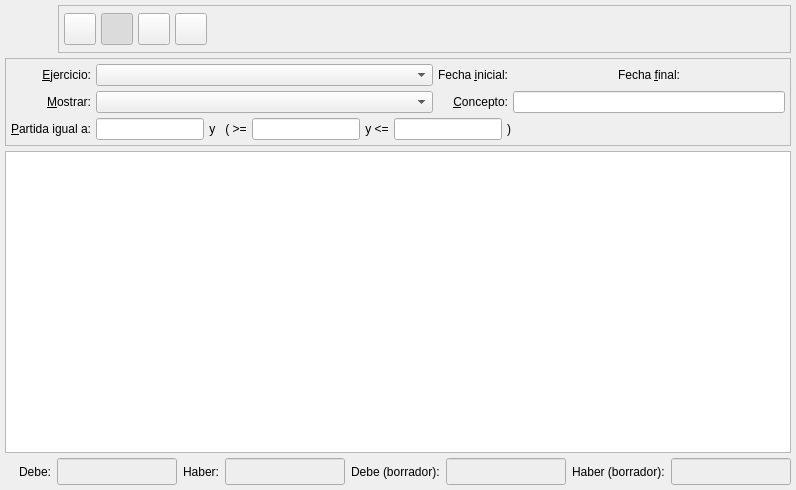
<?xml version="1.0" encoding="UTF-8"?>
<ui version="4.0">
 <class>BcAsientoListBase</class>
 <widget class="QWidget" name="BcAsientoListBase">
  <property name="geometry">
   <rect>
    <x>0</x>
    <y>0</y>
    <width>796</width>
    <height>490</height>
   </rect>
  </property>
  <property name="windowTitle">
   <string>Listado de asientos</string>
  </property>
  <property name="windowIcon">
   <iconset resource="../../../bulmages.qrc">
    <normaloff>:/Images/book-list.png</normaloff>:/Images/book-list.png</iconset>
  </property>
  <layout class="QGridLayout">
   <property name="margin">
    <number>5</number>
   </property>
   <property name="spacing">
    <number>5</number>
   </property>
   <item row="1" column="0">
    <widget class="QFrame" name="frame">
     <property name="frameShape">
      <enum>QFrame::StyledPanel</enum>
     </property>
     <property name="frameShadow">
      <enum>QFrame::Raised</enum>
     </property>
     <layout class="QGridLayout">
      <property name="margin">
       <number>5</number>
      </property>
      <property name="spacing">
       <number>5</number>
      </property>
      <item row="1" column="0">
       <widget class="QLabel" name="textLabel1_2">
        <property name="text">
         <string>&amp;Mostrar:</string>
        </property>
        <property name="alignment">
         <set>Qt::AlignRight|Qt::AlignTrailing|Qt::AlignVCenter</set>
        </property>
        <property name="buddy">
         <cstring>mui_mostrar</cstring>
        </property>
       </widget>
      </item>
      <item row="1" column="1">
       <widget class="QComboBox" name="mui_mostrar">
        <property name="sizePolicy">
         <sizepolicy hsizetype="Expanding" vsizetype="Fixed">
          <horstretch>0</horstretch>
          <verstretch>0</verstretch>
         </sizepolicy>
        </property>
        <property name="minimumSize">
         <size>
          <width>100</width>
          <height>0</height>
         </size>
        </property>
        <property name="focusPolicy">
         <enum>Qt::StrongFocus</enum>
        </property>
       </widget>
      </item>
      <item row="0" column="0">
       <widget class="QLabel" name="textLabel1">
        <property name="text">
         <string>&amp;Ejercicio:</string>
        </property>
        <property name="alignment">
         <set>Qt::AlignRight|Qt::AlignTrailing|Qt::AlignVCenter</set>
        </property>
        <property name="buddy">
         <cstring>mui_mostrar</cstring>
        </property>
       </widget>
      </item>
      <item row="0" column="1">
       <widget class="QComboBox" name="mui_ejercicio">
        <property name="sizePolicy">
         <sizepolicy hsizetype="Expanding" vsizetype="Fixed">
          <horstretch>0</horstretch>
          <verstretch>0</verstretch>
         </sizepolicy>
        </property>
        <property name="minimumSize">
         <size>
          <width>100</width>
          <height>0</height>
         </size>
        </property>
        <property name="focusPolicy">
         <enum>Qt::StrongFocus</enum>
        </property>
       </widget>
      </item>
      <item row="1" column="2">
       <widget class="QLabel" name="TextLabel2">
        <property name="text">
         <string>&amp;Concepto:</string>
        </property>
        <property name="alignment">
         <set>Qt::AlignRight|Qt::AlignTrailing|Qt::AlignVCenter</set>
        </property>
        <property name="buddy">
         <cstring>mui_nombreasiento</cstring>
        </property>
       </widget>
      </item>
      <item row="0" column="2">
       <widget class="QLabel" name="label_4">
        <property name="text">
         <string>Fecha &amp;inicial:</string>
        </property>
        <property name="alignment">
         <set>Qt::AlignRight|Qt::AlignTrailing|Qt::AlignVCenter</set>
        </property>
        <property name="buddy">
         <cstring>mui_fechaInicial</cstring>
        </property>
       </widget>
      </item>
      <item row="1" column="3" colspan="3">
       <widget class="QLineEdit" name="mui_nombreasiento"/>
      </item>
      <item row="0" column="4">
       <widget class="QLabel" name="label_5">
        <property name="sizePolicy">
         <sizepolicy hsizetype="Preferred" vsizetype="Preferred">
          <horstretch>0</horstretch>
          <verstretch>0</verstretch>
         </sizepolicy>
        </property>
        <property name="text">
         <string>Fecha &amp;final:</string>
        </property>
        <property name="alignment">
         <set>Qt::AlignRight|Qt::AlignTrailing|Qt::AlignVCenter</set>
        </property>
        <property name="buddy">
         <cstring>mui_fechaFinal</cstring>
        </property>
       </widget>
      </item>
      <item row="2" column="0">
       <widget class="QLabel" name="TextLabel2_2">
        <property name="text">
         <string>&amp;Partida igual a:</string>
        </property>
        <property name="alignment">
         <set>Qt::AlignRight|Qt::AlignTrailing|Qt::AlignVCenter</set>
        </property>
        <property name="buddy">
         <cstring>mui_saldoasiento</cstring>
        </property>
       </widget>
      </item>
      <item row="0" column="3">
       <widget class="BlDateSearch" name="mui_fechaInicial">
        <property name="minimumSize">
         <size>
          <width>100</width>
          <height>0</height>
         </size>
        </property>
       </widget>
      </item>
      <item row="0" column="5">
       <widget class="BlDateSearch" name="mui_fechaFinal">
        <property name="minimumSize">
         <size>
          <width>100</width>
          <height>0</height>
         </size>
        </property>
       </widget>
      </item>
      <item row="2" column="1" colspan="5">
       <layout class="QHBoxLayout">
        <property name="spacing">
         <number>5</number>
        </property>
        <property name="margin">
         <number>0</number>
        </property>
        <item>
         <widget class="QLineEdit" name="mui_saldoasiento">
          <property name="sizePolicy">
           <sizepolicy hsizetype="Preferred" vsizetype="Fixed">
            <horstretch>0</horstretch>
            <verstretch>0</verstretch>
           </sizepolicy>
          </property>
          <property name="alignment">
           <set>Qt::AlignRight</set>
          </property>
         </widget>
        </item>
        <item>
         <widget class="QLabel" name="TextLabel2_2_3">
          <property name="sizePolicy">
           <sizepolicy hsizetype="Preferred" vsizetype="Preferred">
            <horstretch>0</horstretch>
            <verstretch>0</verstretch>
           </sizepolicy>
          </property>
          <property name="text">
           <string>y   ( &gt;=</string>
          </property>
          <property name="alignment">
           <set>Qt::AlignCenter</set>
          </property>
          <property name="buddy">
           <cstring>mui_mayoroigual</cstring>
          </property>
         </widget>
        </item>
        <item>
         <widget class="QLineEdit" name="mui_mayoroigual">
          <property name="sizePolicy">
           <sizepolicy hsizetype="Preferred" vsizetype="Fixed">
            <horstretch>0</horstretch>
            <verstretch>0</verstretch>
           </sizepolicy>
          </property>
          <property name="alignment">
           <set>Qt::AlignRight</set>
          </property>
         </widget>
        </item>
        <item>
         <widget class="QLabel" name="TextLabel2_2_2">
          <property name="text">
           <string>y &lt;=</string>
          </property>
          <property name="alignment">
           <set>Qt::AlignCenter</set>
          </property>
          <property name="buddy">
           <cstring>mui_menoroigual</cstring>
          </property>
         </widget>
        </item>
        <item>
         <widget class="QLineEdit" name="mui_menoroigual">
          <property name="sizePolicy">
           <sizepolicy hsizetype="Preferred" vsizetype="Fixed">
            <horstretch>0</horstretch>
            <verstretch>0</verstretch>
           </sizepolicy>
          </property>
          <property name="alignment">
           <set>Qt::AlignRight</set>
          </property>
         </widget>
        </item>
        <item>
         <widget class="QLabel" name="TextLabel2_2_4">
          <property name="text">
           <string>)</string>
          </property>
          <property name="alignment">
           <set>Qt::AlignLeading|Qt::AlignLeft|Qt::AlignVCenter</set>
          </property>
         </widget>
        </item>
        <item>
         <spacer>
          <property name="orientation">
           <enum>Qt::Horizontal</enum>
          </property>
          <property name="sizeHint" stdset="0">
           <size>
            <width>40</width>
            <height>20</height>
           </size>
          </property>
         </spacer>
        </item>
       </layout>
      </item>
     </layout>
    </widget>
   </item>
   <item row="3" column="0">
    <layout class="QHBoxLayout">
     <property name="spacing">
      <number>6</number>
     </property>
     <property name="margin">
      <number>0</number>
     </property>
     <item>
      <spacer>
       <property name="orientation">
        <enum>Qt::Horizontal</enum>
       </property>
       <property name="sizeHint" stdset="0">
        <size>
         <width>201</width>
         <height>20</height>
        </size>
       </property>
      </spacer>
     </item>
     <item>
      <widget class="QLabel" name="label_2">
       <property name="text">
        <string>Debe:</string>
       </property>
      </widget>
     </item>
     <item>
      <widget class="QLineEdit" name="mui_totalDebe">
       <property name="minimumSize">
        <size>
         <width>120</width>
         <height>0</height>
        </size>
       </property>
       <property name="palette">
        <palette>
         <active>
          <colorrole role="Base">
           <brush brushstyle="SolidPattern">
            <color alpha="255">
             <red>238</red>
             <green>238</green>
             <blue>238</blue>
            </color>
           </brush>
          </colorrole>
         </active>
         <inactive>
          <colorrole role="Base">
           <brush brushstyle="SolidPattern">
            <color alpha="255">
             <red>238</red>
             <green>238</green>
             <blue>238</blue>
            </color>
           </brush>
          </colorrole>
         </inactive>
         <disabled>
          <colorrole role="Base">
           <brush brushstyle="SolidPattern">
            <color alpha="255">
             <red>255</red>
             <green>255</green>
             <blue>255</blue>
            </color>
           </brush>
          </colorrole>
         </disabled>
        </palette>
       </property>
       <property name="font">
        <font>
         <pointsize>12</pointsize>
         <weight>75</weight>
         <bold>true</bold>
        </font>
       </property>
       <property name="alignment">
        <set>Qt::AlignRight</set>
       </property>
      </widget>
     </item>
     <item>
      <widget class="QLabel" name="label_3">
       <property name="text">
        <string>Haber:</string>
       </property>
      </widget>
     </item>
     <item>
      <widget class="QLineEdit" name="mui_totalHaber">
       <property name="minimumSize">
        <size>
         <width>120</width>
         <height>0</height>
        </size>
       </property>
       <property name="palette">
        <palette>
         <active>
          <colorrole role="Base">
           <brush brushstyle="SolidPattern">
            <color alpha="255">
             <red>238</red>
             <green>238</green>
             <blue>238</blue>
            </color>
           </brush>
          </colorrole>
         </active>
         <inactive>
          <colorrole role="Base">
           <brush brushstyle="SolidPattern">
            <color alpha="255">
             <red>238</red>
             <green>238</green>
             <blue>238</blue>
            </color>
           </brush>
          </colorrole>
         </inactive>
         <disabled>
          <colorrole role="Base">
           <brush brushstyle="SolidPattern">
            <color alpha="255">
             <red>255</red>
             <green>255</green>
             <blue>255</blue>
            </color>
           </brush>
          </colorrole>
         </disabled>
        </palette>
       </property>
       <property name="font">
        <font>
         <pointsize>12</pointsize>
         <weight>75</weight>
         <bold>true</bold>
        </font>
       </property>
       <property name="alignment">
        <set>Qt::AlignRight</set>
       </property>
      </widget>
     </item>
     <item>
      <widget class="QLabel" name="label_6">
       <property name="text">
        <string>Debe (borrador):</string>
       </property>
      </widget>
     </item>
     <item>
      <widget class="QLineEdit" name="mui_totalDebeBorrador">
       <property name="minimumSize">
        <size>
         <width>120</width>
         <height>0</height>
        </size>
       </property>
       <property name="palette">
        <palette>
         <active>
          <colorrole role="Base">
           <brush brushstyle="SolidPattern">
            <color alpha="255">
             <red>238</red>
             <green>238</green>
             <blue>238</blue>
            </color>
           </brush>
          </colorrole>
         </active>
         <inactive>
          <colorrole role="Base">
           <brush brushstyle="SolidPattern">
            <color alpha="255">
             <red>238</red>
             <green>238</green>
             <blue>238</blue>
            </color>
           </brush>
          </colorrole>
         </inactive>
         <disabled>
          <colorrole role="Base">
           <brush brushstyle="SolidPattern">
            <color alpha="255">
             <red>244</red>
             <green>244</green>
             <blue>244</blue>
            </color>
           </brush>
          </colorrole>
         </disabled>
        </palette>
       </property>
       <property name="font">
        <font>
         <pointsize>12</pointsize>
         <weight>75</weight>
         <bold>true</bold>
        </font>
       </property>
       <property name="alignment">
        <set>Qt::AlignRight|Qt::AlignTrailing|Qt::AlignVCenter</set>
       </property>
      </widget>
     </item>
     <item>
      <widget class="QLabel" name="label_7">
       <property name="text">
        <string>Haber (borrador):</string>
       </property>
      </widget>
     </item>
     <item>
      <widget class="QLineEdit" name="mui_totalHaberBorrador">
       <property name="minimumSize">
        <size>
         <width>120</width>
         <height>0</height>
        </size>
       </property>
       <property name="palette">
        <palette>
         <active>
          <colorrole role="Base">
           <brush brushstyle="SolidPattern">
            <color alpha="255">
             <red>238</red>
             <green>238</green>
             <blue>238</blue>
            </color>
           </brush>
          </colorrole>
         </active>
         <inactive>
          <colorrole role="Base">
           <brush brushstyle="SolidPattern">
            <color alpha="255">
             <red>238</red>
             <green>238</green>
             <blue>238</blue>
            </color>
           </brush>
          </colorrole>
         </inactive>
         <disabled>
          <colorrole role="Base">
           <brush brushstyle="SolidPattern">
            <color alpha="255">
             <red>244</red>
             <green>244</green>
             <blue>244</blue>
            </color>
           </brush>
          </colorrole>
         </disabled>
        </palette>
       </property>
       <property name="font">
        <font>
         <pointsize>12</pointsize>
         <weight>75</weight>
         <bold>true</bold>
        </font>
       </property>
       <property name="alignment">
        <set>Qt::AlignRight|Qt::AlignTrailing|Qt::AlignVCenter</set>
       </property>
      </widget>
     </item>
    </layout>
   </item>
   <item row="0" column="0">
    <layout class="QHBoxLayout">
     <property name="spacing">
      <number>5</number>
     </property>
     <property name="margin">
      <number>0</number>
     </property>
     <item>
      <widget class="QLabel" name="label">
       <property name="minimumSize">
        <size>
         <width>48</width>
         <height>48</height>
        </size>
       </property>
       <property name="maximumSize">
        <size>
         <width>48</width>
         <height>48</height>
        </size>
       </property>
       <property name="pixmap">
        <pixmap resource="../../../bulmages.qrc">:/Images/book-list.png</pixmap>
       </property>
       <property name="scaledContents">
        <bool>true</bool>
       </property>
      </widget>
     </item>
     <item>
      <widget class="QFrame" name="m_botonera">
       <property name="sizePolicy">
        <sizepolicy hsizetype="Expanding" vsizetype="Fixed">
         <horstretch>0</horstretch>
         <verstretch>0</verstretch>
        </sizepolicy>
       </property>
       <property name="minimumSize">
        <size>
         <width>0</width>
         <height>48</height>
        </size>
       </property>
       <property name="maximumSize">
        <size>
         <width>16777215</width>
         <height>48</height>
        </size>
       </property>
       <property name="frameShape">
        <enum>QFrame::StyledPanel</enum>
       </property>
       <property name="frameShadow">
        <enum>QFrame::Raised</enum>
       </property>
       <layout class="QHBoxLayout">
        <property name="spacing">
         <number>5</number>
        </property>
        <property name="margin">
         <number>5</number>
        </property>
        <item>
         <widget class="QToolButton" name="mui_imprimir">
          <property name="enabled">
           <bool>true</bool>
          </property>
          <property name="minimumSize">
           <size>
            <width>32</width>
            <height>32</height>
           </size>
          </property>
          <property name="maximumSize">
           <size>
            <width>32</width>
            <height>32</height>
           </size>
          </property>
          <property name="toolTip">
           <string>Imprimir</string>
          </property>
          <property name="whatsThis">
           <string>Imprimir</string>
          </property>
          <property name="text">
           <string/>
          </property>
          <property name="icon">
           <iconset resource="../../../bulmages.qrc">
            <normaloff>:/Images/document-print.png</normaloff>:/Images/document-print.png</iconset>
          </property>
          <property name="iconSize">
           <size>
            <width>22</width>
            <height>22</height>
           </size>
          </property>
         </widget>
        </item>
        <item>
         <widget class="QToolButton" name="mui_filtrar">
          <property name="minimumSize">
           <size>
            <width>32</width>
            <height>32</height>
           </size>
          </property>
          <property name="maximumSize">
           <size>
            <width>32</width>
            <height>32</height>
           </size>
          </property>
          <property name="toolTip">
           <string>Filtrar</string>
          </property>
          <property name="whatsThis">
           <string>Filtrar</string>
          </property>
          <property name="text">
           <string/>
          </property>
          <property name="icon">
           <iconset resource="../../../bulmages.qrc">
            <normaloff>:/Images/edit-find.png</normaloff>:/Images/edit-find.png</iconset>
          </property>
          <property name="iconSize">
           <size>
            <width>22</width>
            <height>22</height>
           </size>
          </property>
          <property name="checkable">
           <bool>true</bool>
          </property>
          <property name="checked">
           <bool>true</bool>
          </property>
         </widget>
        </item>
        <item>
         <widget class="QToolButton" name="mui_configurar">
          <property name="minimumSize">
           <size>
            <width>32</width>
            <height>32</height>
           </size>
          </property>
          <property name="maximumSize">
           <size>
            <width>32</width>
            <height>32</height>
           </size>
          </property>
          <property name="toolTip">
           <string>Configurar</string>
          </property>
          <property name="whatsThis">
           <string>Configurar</string>
          </property>
          <property name="text">
           <string/>
          </property>
          <property name="icon">
           <iconset resource="../../../bulmages.qrc">
            <normaloff>:/Images/document-properties.png</normaloff>:/Images/document-properties.png</iconset>
          </property>
          <property name="iconSize">
           <size>
            <width>22</width>
            <height>22</height>
           </size>
          </property>
          <property name="checkable">
           <bool>true</bool>
          </property>
          <property name="checked">
           <bool>false</bool>
          </property>
         </widget>
        </item>
        <item>
         <widget class="QToolButton" name="mui_actualizar">
          <property name="minimumSize">
           <size>
            <width>32</width>
            <height>32</height>
           </size>
          </property>
          <property name="maximumSize">
           <size>
            <width>32</width>
            <height>32</height>
           </size>
          </property>
          <property name="toolTip">
           <string>Actualizar</string>
          </property>
          <property name="whatsThis">
           <string>Actualizar</string>
          </property>
          <property name="text">
           <string/>
          </property>
          <property name="icon">
           <iconset resource="../../../bulmages.qrc">
            <normaloff>:/Images/view-refresh.png</normaloff>:/Images/view-refresh.png</iconset>
          </property>
          <property name="iconSize">
           <size>
            <width>22</width>
            <height>22</height>
           </size>
          </property>
          <property name="checkable">
           <bool>false</bool>
          </property>
          <property name="checked">
           <bool>false</bool>
          </property>
         </widget>
        </item>
        <item>
         <spacer>
          <property name="orientation">
           <enum>Qt::Horizontal</enum>
          </property>
          <property name="sizeType">
           <enum>QSizePolicy::Expanding</enum>
          </property>
          <property name="sizeHint" stdset="0">
           <size>
            <width>351</width>
            <height>32</height>
           </size>
          </property>
         </spacer>
        </item>
       </layout>
      </widget>
     </item>
    </layout>
   </item>
   <item row="2" column="0">
    <widget class="BcAsientoListSubForm" name="mui_list">
     <property name="sizePolicy">
      <sizepolicy hsizetype="Ignored" vsizetype="Expanding">
       <horstretch>0</horstretch>
       <verstretch>0</verstretch>
      </sizepolicy>
     </property>
     <property name="sortingEnabled">
      <bool>false</bool>
     </property>
    </widget>
   </item>
  </layout>
 </widget>
 <customwidgets>
  <customwidget>
   <class>BlDateSearch</class>
   <extends>QWidget</extends>
   <header>bldatesearch.h</header>
  </customwidget>
  <customwidget>
   <class>BcAsientoListSubForm</class>
   <extends>QTableWidget</extends>
   <header>bcasientolistsubform.h</header>
  </customwidget>
 </customwidgets>
 <tabstops>
  <tabstop>mui_imprimir</tabstop>
  <tabstop>mui_filtrar</tabstop>
  <tabstop>mui_configurar</tabstop>
  <tabstop>mui_actualizar</tabstop>
  <tabstop>mui_ejercicio</tabstop>
  <tabstop>mui_fechaInicial</tabstop>
  <tabstop>mui_fechaFinal</tabstop>
  <tabstop>mui_nombreasiento</tabstop>
  <tabstop>mui_saldoasiento</tabstop>
  <tabstop>mui_mayoroigual</tabstop>
  <tabstop>mui_menoroigual</tabstop>
  <tabstop>mui_list</tabstop>
  <tabstop>mui_totalDebe</tabstop>
  <tabstop>mui_totalHaber</tabstop>
 </tabstops>
 <resources>
  <include location="../../../bulmages.qrc"/>
  <include location="../../../bulmages.qrc"/>
 </resources>
 <connections>
  <connection>
   <sender>mui_filtrar</sender>
   <signal>toggled(bool)</signal>
   <receiver>frame</receiver>
   <slot>setShown(bool)</slot>
   <hints>
    <hint type="sourcelabel">
     <x>113</x>
     <y>41</y>
    </hint>
    <hint type="destinationlabel">
     <x>155</x>
     <y>88</y>
    </hint>
   </hints>
  </connection>
 </connections>
</ui>
